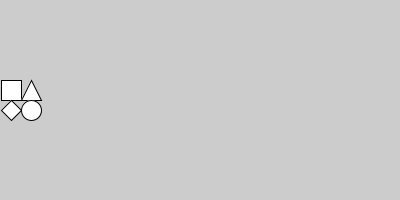
Frame 1 (no input)
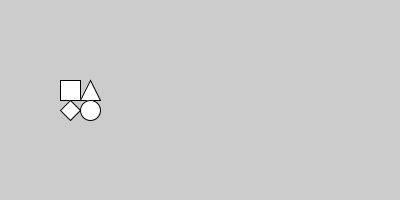
Frame 60 (the mouse pressed at the canvas centre just before this capture)
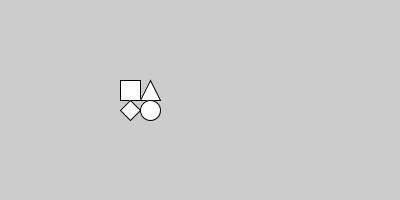
Frame 120 (the mouse held since frame 60 and released just before this capture)

The Processing sketch that drew these frames (run headless with seeded random() and noise(); from frame 60 on, the mouse is pressed at the canvas centre):

// Processing sketch: sk_func_4primitives_update
// ── sk_func_4primitives_update.pde
int iX = 0;

void setup()
{
  size( 400, 200 );
}

void draw()
{ 
  background( 204 );
  
  // ４つの図形を更新する．
  update4Primitives();
  
  // ４つの図形を描画する．
  draw4Primitives();
}

// ── primitives.pde
void update4Primitives()
{
  iX++;
  if( iX > width )
  {
    iX = 0;
  }
}

void draw4Primitives()
{
  pushMatrix();
  
  translate( iX, 80 );
  
  square( 0, 0, 20 );
  triangle( 30, 0, 20, 20, 40, 20 );
  circle( 30, 30, 20 );
  quad( 10, 20, 20, 30, 10, 40, 0, 30 );
  
  popMatrix();
}
